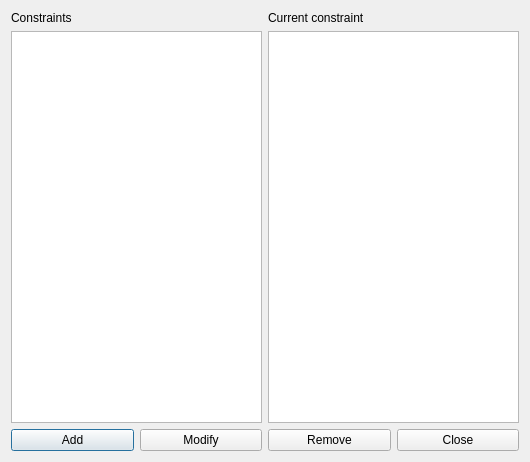
<?xml version="1.0" encoding="UTF-8"?>
<ui version="4.0">
 <class>ConstraintStudentsAfternoonIntervalMaxDaysPerWeekForm_template</class>
 <widget class="QDialog" name="ConstraintStudentsAfternoonIntervalMaxDaysPerWeekForm_template">
  <property name="geometry">
   <rect>
    <x>0</x>
    <y>0</y>
    <width>530</width>
    <height>462</height>
   </rect>
  </property>
  <property name="windowTitle">
   <string extracomment="This is the title of the dialog to see the list of all constraints of this type">Constraints students afternoon interval max days per week</string>
  </property>
  <layout class="QGridLayout" name="gridLayout">
   <item row="0" column="0">
    <layout class="QVBoxLayout" name="verticalLayout">
     <item>
      <widget class="QLabel" name="constraintsTextLabel">
       <property name="frameShape">
        <enum>QFrame::NoFrame</enum>
       </property>
       <property name="frameShadow">
        <enum>QFrame::Plain</enum>
       </property>
       <property name="text">
        <string>Constraints</string>
       </property>
       <property name="wordWrap">
        <bool>false</bool>
       </property>
      </widget>
     </item>
     <item>
      <widget class="QListWidget" name="constraintsListWidget"/>
     </item>
    </layout>
   </item>
   <item row="0" column="1">
    <layout class="QVBoxLayout" name="verticalLayout_2">
     <item>
      <widget class="QLabel" name="currentConstraintTextLabel">
       <property name="text">
        <string>Current constraint</string>
       </property>
       <property name="wordWrap">
        <bool>false</bool>
       </property>
      </widget>
     </item>
     <item>
      <widget class="QPlainTextEdit" name="currentConstraintTextEdit"/>
     </item>
    </layout>
   </item>
   <item row="1" column="0" colspan="2">
    <layout class="QHBoxLayout" name="horizontalLayout">
     <item>
      <widget class="QPushButton" name="addConstraintPushButton">
       <property name="text">
        <string>Add</string>
       </property>
      </widget>
     </item>
     <item>
      <widget class="QPushButton" name="modifyConstraintPushButton">
       <property name="text">
        <string>Modify</string>
       </property>
      </widget>
     </item>
     <item>
      <widget class="QPushButton" name="removeConstraintPushButton">
       <property name="text">
        <string>Remove</string>
       </property>
      </widget>
     </item>
     <item>
      <widget class="QPushButton" name="closePushButton">
       <property name="text">
        <string>Close</string>
       </property>
      </widget>
     </item>
    </layout>
   </item>
  </layout>
 </widget>
 <layoutdefault spacing="6" margin="11"/>
 <resources/>
 <connections/>
</ui>
